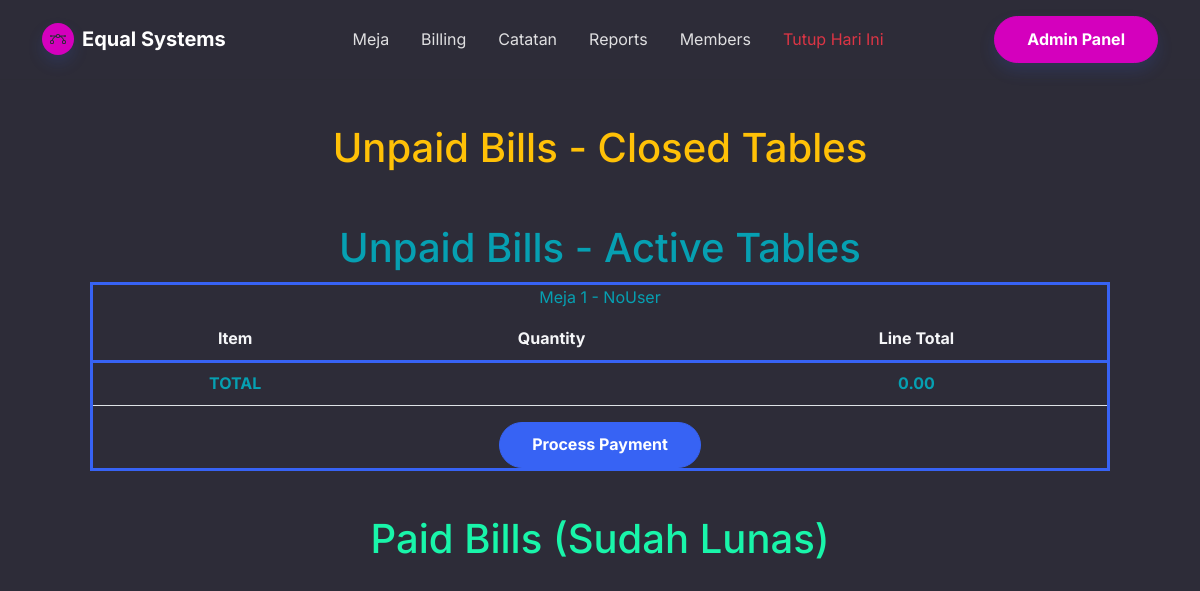
Screenshot of /billing/ (signed in) with the database file from the repository.
### ESdashboard/models.py (models this page shows, shortened)
class Bill(models.Model):
    user = models.ForeignKey(settings.AUTH_USER_MODEL, on_delete=models.CASCADE)
    table = models.ForeignKey(Table, on_delete=models.CASCADE, related_name='bills')
    business_day = models.ForeignKey(BusinessDay, on_delete=models.CASCADE, related_name='bills', null=True, blank=True)
    start_time = models.DateTimeField(auto_now_add=True)
    end_time = models.DateTimeField(null=True, blank=True)
    duration = models.DurationField(null=True)
    total_amount = models.DecimalField(max_digits=20, decimal_places=2, default=0.00)
    percentdiscount = models.DecimalField(
        max_digits=5,  # Maximum number of digits in total
        decimal_places=2,  # Number of digits after the decimal point
        default=0.00,
        help_text="Enter the percentage as a decimal value (e.g., 25.50 for 25.5%)."
    )
    is_paid = models.BooleanField(default=False)
    customer_name = models.CharField(max_length=255, null=True, blank=True)  # Can be empty if not provided

class Table(models.Model):
    user = models.ForeignKey(settings.AUTH_USER_MODEL, on_delete=models.CASCADE)
    table_number = models.PositiveIntegerField()
    ratePmin = models.ForeignKey(Rate, on_delete=models.SET_NULL, null=True, blank=True)
    relay_id = models.PositiveIntegerField()
    start_time = models.DateTimeField(auto_now_add=False, null=True)
    end_time = models.DateTimeField(null=True, blank=True)
    duration = models.DurationField(null=True)
    set_time = models.DurationField(null=True)
    state = models.IntegerField(default=0)
    total_billing = models.DecimalField(max_digits=20, decimal_places=2)
    current_bill =  models.PositiveIntegerField(null=True, blank=True)

### ESdashboard/views.py (the view)
# urls.py: path('billing/', views.billing, name='billing'),
def billing(request):
    bday = BusinessDay.objects.filter(user=request.user, end_date__isnull=True).first()
    bills = Bill.objects.filter(user=request.user, business_day=bday)
    bill_data = []
    for bill in bills:
        bill_items = bill.items.all()  # Fetch the related BillItems using the related_name 'items'
        bill_data.append({
            'bill': bill,
            'items': bill_items,
            'total_amount': bill.total_amount,  # Already calculated in the model
        })
    context = {
        'bills': bill_data,  # Pass bill and item data to the template
    }
    return render(request, "ESdashboard/dsales.html", context)

### ESdashboard/templates/ESdashboard/dsales.html (shortened to what this page needs)
<!DOCTYPE html>
<html data-bs-theme="light" lang="en">
{% extends 'ESdashboard/controlpbase.html' %}
{% load static %}
{% block content %}
<div style="width: 85%; margin-left: 0px; display: inline-block;">
    <h1 class="text-center text-warning" style="margin-top: 44px;">Unpaid Bills - Closed Tables</h1>
</div>
<div style="width: 85%; margin-left: 0px; display: inline-block;">
    <h1 class="text-center text-info" style="margin-top: 44px;">Unpaid Bills - Active Tables</h1>
    {% for bill_data in bills %}
        {% if not bill_data.bill.end_time and bill_data.bill.table.state == 1  %}
        <div style="border-style: solid; border-color: var(--bs-blue); margin-top: 10px;">
            <label class="form-label text-info">Meja {{ bill_data.bill.table.table_number }} - {{ bill_data.bill.customer_name }}</label>
            <div class="table-responsive">
                <table class="table">
                    <thead>
                        <tr>
                            <th class="text-light" style="border-bottom: solid var(--bs-blue);">Item</th>
                            <th class="text-light" style="border-bottom: solid var(--bs-blue);">Quantity</th>
                            <th class="text-light" style="border-bottom: solid var(--bs-blue);">Line Total</th>
                        </tr>
                    </thead>
                    <tbody>
                        <tr>
                            <td class="fw-bold text-info">TOTAL</td>
                            <td></td>
                            <td class="fw-bold text-info">{{ bill_data.total_amount }}</td>
                        </tr>
                    </tbody>
                </table>
            </div>
            <button class="btn btn-primary process-payment-btn" style="background: var(--bs-blue);"
            data-bill-id="{{ bill_data.bill.id }}"
            data-bs-toggle="modal"
            data-bs-target="#billingModal">Process Payment</button>
        </div>
        {% endif %}
    {% endfor %}
</div>
<div style="width: 85%; margin-left: 0px; display: inline-block;">
    <h1 class="text-center text-success" style="margin-top: 44px;">Paid Bills (Sudah Lunas)</h1>
</div>
{% endblock %}

### ESdashboard/static/ESdashboard/css/bs-theme-overrides.css (style rules this page uses)
:root, [data-bs-theme=light] { --bs-secondary: #d400bd; --bs-secondary-rgb: 212,0,189; --bs-secondary-text-emphasis: #55004C; --bs-secondary-bg-subtle: #F6CCF2; --bs-secondary-border-subtle: #EE99E5; }

### rows the page displays
Bill: bill.table.table_number "1", bill.customer_name "NoUser", total_amount "0.00"
